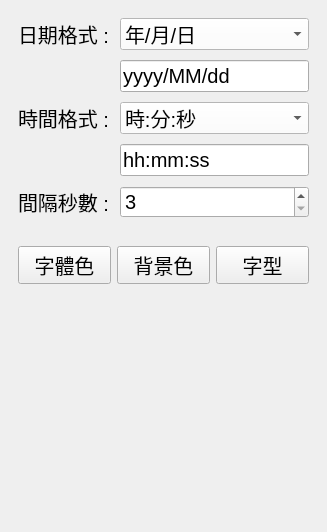
<?xml version="1.0" encoding="UTF-8"?>
<ui version="4.0">
 <class>EditDateTime</class>
 <widget class="QWidget" name="EditDateTime">
  <property name="geometry">
   <rect>
    <x>0</x>
    <y>0</y>
    <width>327</width>
    <height>532</height>
   </rect>
  </property>
  <property name="font">
   <font>
    <pointsize>-1</pointsize>
    <weight>50</weight>
    <italic>false</italic>
    <bold>false</bold>
   </font>
  </property>
  <property name="windowTitle">
   <string>Form</string>
  </property>
  <property name="styleSheet">
   <string notr="true">font: 20px;</string>
  </property>
  <layout class="QGridLayout" name="gridLayout">
   <property name="leftMargin">
    <number>0</number>
   </property>
   <property name="topMargin">
    <number>0</number>
   </property>
   <property name="rightMargin">
    <number>0</number>
   </property>
   <property name="bottomMargin">
    <number>0</number>
   </property>
   <property name="spacing">
    <number>0</number>
   </property>
   <item row="0" column="0">
    <widget class="QWidget" name="wBg" native="true">
     <layout class="QVBoxLayout" name="verticalLayout">
      <property name="spacing">
       <number>10</number>
      </property>
      <item>
       <widget class="QWidget" name="widget" native="true">
        <property name="sizePolicy">
         <sizepolicy hsizetype="Preferred" vsizetype="Maximum">
          <horstretch>0</horstretch>
          <verstretch>0</verstretch>
         </sizepolicy>
        </property>
        <layout class="QFormLayout" name="formLayout">
         <property name="horizontalSpacing">
          <number>10</number>
         </property>
         <property name="verticalSpacing">
          <number>10</number>
         </property>
         <item row="0" column="0">
          <widget class="QLabel" name="label">
           <property name="text">
            <string>日期格式 :</string>
           </property>
          </widget>
         </item>
         <item row="0" column="1">
          <widget class="QComboBox" name="cbDate">
           <property name="minimumSize">
            <size>
             <width>0</width>
             <height>30</height>
            </size>
           </property>
           <property name="styleSheet">
            <string notr="true">background-color: rgb(255, 255, 255);</string>
           </property>
           <item>
            <property name="text">
             <string>年/月/日</string>
            </property>
           </item>
           <item>
            <property name="text">
             <string>年.月.日</string>
            </property>
           </item>
           <item>
            <property name="text">
             <string>月/日/年</string>
            </property>
           </item>
           <item>
            <property name="text">
             <string>月.日.年</string>
            </property>
           </item>
           <item>
            <property name="text">
             <string>日/月/年</string>
            </property>
           </item>
           <item>
            <property name="text">
             <string>日.月.年</string>
            </property>
           </item>
           <item>
            <property name="text">
             <string>月/日  星期幾</string>
            </property>
           </item>
           <item>
            <property name="text">
             <string>月.日.星期幾</string>
            </property>
           </item>
          </widget>
         </item>
         <item row="2" column="0">
          <widget class="QLabel" name="label_2">
           <property name="text">
            <string>時間格式 :</string>
           </property>
          </widget>
         </item>
         <item row="2" column="1">
          <widget class="QComboBox" name="cbTime">
           <property name="minimumSize">
            <size>
             <width>0</width>
             <height>30</height>
            </size>
           </property>
           <property name="styleSheet">
            <string notr="true">background-color: rgb(255, 255, 255);</string>
           </property>
           <item>
            <property name="text">
             <string>時:分:秒</string>
            </property>
           </item>
           <item>
            <property name="text">
             <string>時:分</string>
            </property>
           </item>
          </widget>
         </item>
         <item row="4" column="1">
          <widget class="QSpinBox" name="sbSec">
           <property name="minimum">
            <number>3</number>
           </property>
           <property name="maximum">
            <number>30</number>
           </property>
           <property name="singleStep">
            <number>1</number>
           </property>
           <property name="value">
            <number>3</number>
           </property>
          </widget>
         </item>
         <item row="4" column="0">
          <widget class="QLabel" name="label_3">
           <property name="minimumSize">
            <size>
             <width>20</width>
             <height>0</height>
            </size>
           </property>
           <property name="text">
            <string>間隔秒數 :</string>
           </property>
          </widget>
         </item>
         <item row="1" column="1">
          <widget class="QLineEdit" name="txDate">
           <property name="text">
            <string>yyyy/MM/dd</string>
           </property>
          </widget>
         </item>
         <item row="3" column="1">
          <widget class="QLineEdit" name="txTime">
           <property name="text">
            <string>hh:mm:ss</string>
           </property>
          </widget>
         </item>
        </layout>
       </widget>
      </item>
      <item>
       <widget class="QWidget" name="widget_2" native="true">
        <layout class="QGridLayout" name="gridLayout_2">
         <item row="0" column="0">
          <widget class="QPushButton" name="btnColor">
           <property name="text">
            <string>字體色</string>
           </property>
          </widget>
         </item>
         <item row="0" column="1">
          <widget class="QPushButton" name="btnBg">
           <property name="text">
            <string>背景色</string>
           </property>
          </widget>
         </item>
         <item row="0" column="2">
          <widget class="QPushButton" name="btnFont">
           <property name="text">
            <string>字型</string>
           </property>
          </widget>
         </item>
        </layout>
       </widget>
      </item>
      <item>
       <spacer name="verticalSpacer">
        <property name="orientation">
         <enum>Qt::Vertical</enum>
        </property>
        <property name="sizeHint" stdset="0">
         <size>
          <width>20</width>
          <height>40</height>
         </size>
        </property>
       </spacer>
      </item>
     </layout>
    </widget>
   </item>
  </layout>
 </widget>
 <resources/>
 <connections/>
</ui>
